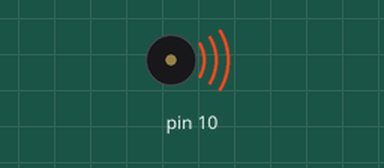
Simulated run of this sketch. Board: Arduino Uno, built with avr-gcc and run on an emulated ATmega328P. On the bench: buzzer (waves = sounding).

Above: at 0.5 s.
Timing chart, 0 to 4.6 s (numbered marks = the images above):
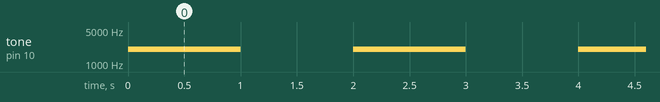

The sketch:

buzzer.ino
```cpp
void setup() {
  pinMode(10, OUTPUT);

}

void loop() {
  tone(10, 2000); // Faz o buzzer na porta 10 fazer som na frequência de 2000Hz
  delay(1000);
  noTone(10); // Corta a energia do buzzer na porta 10
  delay(1000);
}
```

Measured:
- by itself, tone on pin 10: alternates 2000 Hz for 1.0 s and silent for 1.0 s
